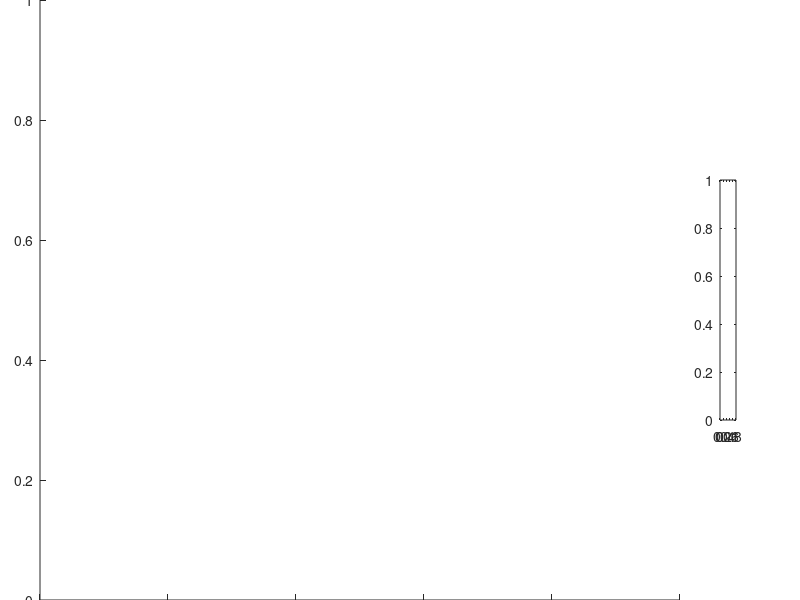

Reproduce this figure in MATLAB. (Note: this script raises an error after producing the figure.)
function colb = recolb
% redraw colorbar for postgaust after rescaling caxis

colorbar off

set(gca,'Position',[0.05 0. 0.8 1])

colb = colorbar('Position',[0.9 0.3 0.02 0.4]);

set(gca,'Fontsize',8)
